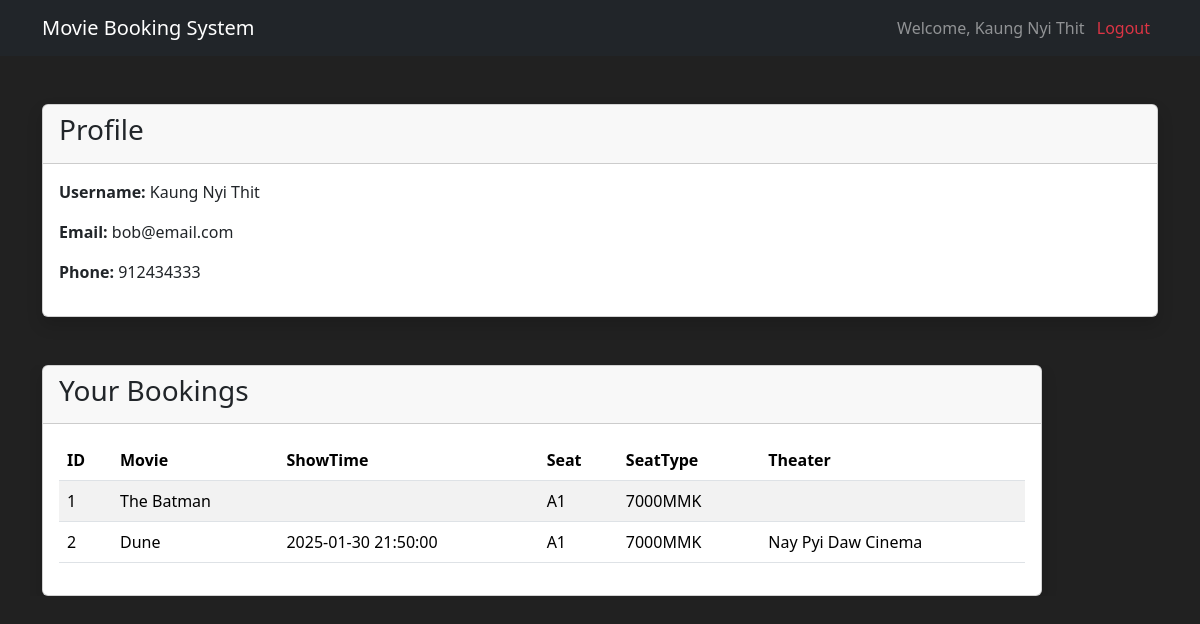
The app's page /profile.php (signed in) with its own data.
### tables this page shows
CREATE TABLE `bookings` (
  `id` int(11) NOT NULL,
  `seat` varchar(255) NOT NULL,
  `seat_type` varchar(255) NOT NULL,
  `price` double(10,2) NOT NULL,
  `movie_id` int(11) NOT NULL,
  `theater_id` int(11) NOT NULL,
  `showtime_id` int(11) NOT NULL,
  `user_id` int(11) NOT NULL
);

CREATE TABLE `movies` (
  `id` int(11) NOT NULL,
  `title` varchar(255) NOT NULL,
  `genre` varchar(255) NOT NULL,
  `duration` varchar(255) NOT NULL,
  `poster` varchar(255) DEFAULT NULL,
  `theater_id` int(11) NOT NULL,
  `trailer` varchar(255) DEFAULT NULL
);

CREATE TABLE `showtimes` (
  `id` int(11) NOT NULL,
  `movie_id` int(11) NOT NULL,
  `theater_id` int(11) NOT NULL,
  `show_time` datetime NOT NULL
);

CREATE TABLE `theaters` (
  `id` int(11) NOT NULL,
  `name` varchar(255) NOT NULL,
  `location` varchar(255) NOT NULL
);

### classes/Helpers/Auth.php (called while the page is built, shortened)
<?php
class Auth{
    static function user(){
        return $_SESSION['user'] ?? null;
    }
}

### classes/Libs/Database/MySQL.php (called while the page is built, shortened)
<?php
class MySQL {
    private $dbhost;
    private $dbname;
    private $dbuser;
    private $dbpass;
    public function __construct($dbhost="localhost", $dbname="movie_booking", $dbuser="root", $dbpass=""){
        $this->dbhost = $dbhost;
        $this->dbname = $dbname;
        $this->dbuser = $dbuser;
        $this->dbpass = $dbpass;
    }
    public function connect(){
        try{
            $this->db = new PDO(
                "mysql:dbhost=$this->dbhost;dbname=$this->dbname", $this->dbuser, $this->dbpass,
                [
                    PDO::ATTR_ERRMODE => PDO::ERRMODE_EXCEPTION,
                    PDO::ATTR_DEFAULT_FETCH_MODE => PDO::FETCH_OBJ
                ]
            );
        return $this->db;
        }catch(PDOException $e){
            echo $e->getMessage();
            exit();
        }
    }
}

### classes/Libs/Database/Table.php (called while the page is built, shortened)
<?php
class Table {
    private $db;
    public function __construct(MySQL $db){
        $this->db = $db->connect();
    }
    public function getBookings($id){
        $statement = $this->db->prepare(
            "SELECT bookings.*, movies.title as movie_title, theaters.name as theater_name,
            showtimes.show_time as show_time FROM bookings LEFT JOIN movies ON bookings.movie_id = movies.id LEFT JOIN theaters ON bookings.theater_id = theaters.id LEFT JOIN showtimes ON bookings.showtime_id = showtimes.id WHERE bookings.user_id = :id"
        );
        $statement->execute(['id' => $id]);
        return $statement->fetchAll();
    }
}

### profile.php (the view, shortened to what this page needs)
<?php
$auth = Auth::user();
$table = new Table(new MySQL);
$bookings = $table->getBookings($auth->id);
?>
<!DOCTYPE html>
<html lang="en">
<head>
    <link href="css/bootstrap.min.css" rel="stylesheet">
</head>
<body style="background-color: #212121">
    <?php include('navbar.php') ?>
    <div class="container mt-5">
        <div class="row">
            <div class="col-md-12">
                <div class="card shadow rounded">
                    <div class="card-header">
                        <h3>Profile</h3>
                    </div>
                    <div class="card-body">
                        <p><strong>Username:</strong> <?php echo htmlspecialchars($auth->username); ?></p>
                        <p><strong>Email:</strong> <?php echo htmlspecialchars($auth->email); ?></p>
                        <p><strong>Phone:</strong> <?php echo htmlspecialchars($auth->phone); ?></p>
                    </div>
                </div>
            </div>
            <div class=" table-responsive  mt-5">
                <div class="card shadow rounded" style="width: 1000px;">
                    <div class="card-header">
                        <h3>Your Bookings</h3>
                    </div>
                    <div class="card-body">
                        <table class="table table-striped">
                            <thead>
                                <tr>
                                    <th>ID</th>
                                    <th>Movie</th>
                                    <th>ShowTime</th>
                                    <th>Seat</th>
                                    <th>SeatType</th>
                                    <th>Theater</th>
                                </tr>
                            </thead>
                            <tbody>
                            <?php $counter = 1; ?>
                                <?php foreach($bookings as $book) : ?>
                                <tr>
                                    <td><?= $counter++ ?></td>
                                    <td><?= $book->movie_title ?></td>
                                    <td><?=$book->show_time ?></td>
                                    <td><?= $book->seat ?></td>
                                    <td><?=$book->seat_type ?></td>
                                    <td><?=$book->theater_name?></td>
                                </tr>
                                <?php endforeach; ?>
                            </tbody>
                        </table>
                    </div>
                </div>
            </div>
        </div>
    </div>
</body>
</html>

### records on screen
bookings: movie.title "The Batman", seat "A1", seat_type "7000MMK"
bookings: movie.title "Dune", showtime.show_time "2025-01-30 21:50:00", seat "A1", seat_type "7000MMK", theater.name "Nay Pyi Daw Cinema"

### other values on screen
$auth->username "Kaung Nyi Thit"
$auth->email "bob@email.com"
$auth->phone "912434333"
